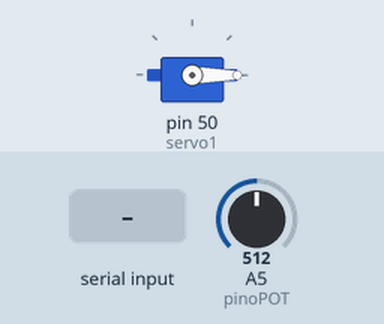
The sketch below on a simulated Arduino Mega 2560, built with avr-gcc and run on an emulated ATmega2560. Parts: servo. The inputs (shaded band) are chosen by the test bench; at power-on: A5 (pinoPOT) = 512. What the sketch prints to the serial monitor is not drawn.

Above: at 1.2 s.
1.3 s: "90,45\n" received over Serial
At 1.7 s:
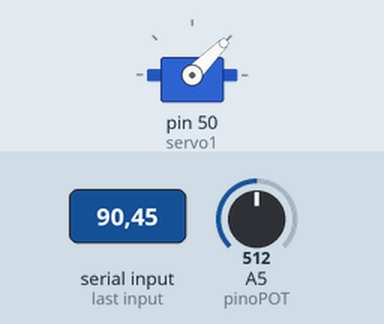
3.8 s: "30,150\n" received over Serial
At 4.6 s:
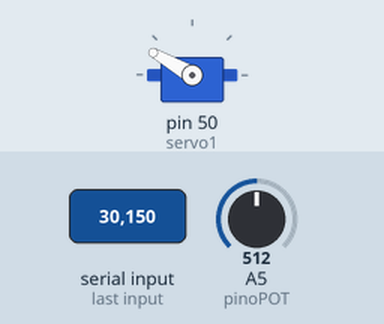
6.3 s: "200\n" received over Serial
At 6.6 s:
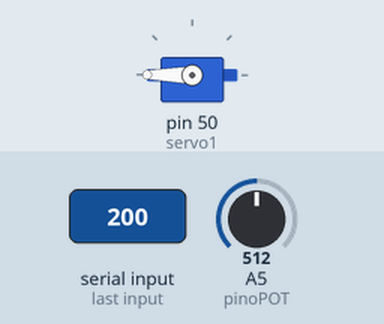
8.8 s: "5\n" received over Serial
At 10.4 s:
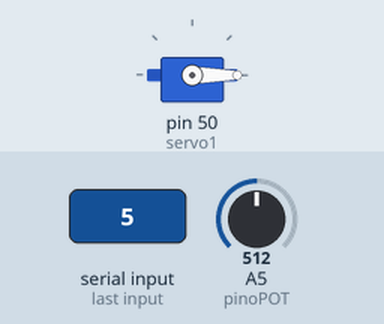
Timing chart, 0 to 11.3 s (numbered marks = the images above; inputs shaded):
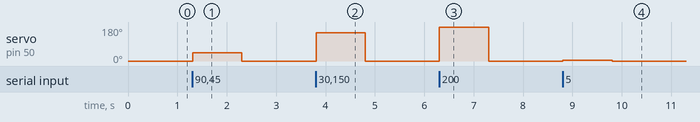

Measured:
- after the input at 1.3 s, servo on pin 50 (servo1): 0° → 45° at once, → 0° 1.0 s later
- after the input at 3.8 s, servo on pin 50 (servo1): 0° → 150° at once, → 0° 1.0 s later
- after the input at 6.3 s, servo on pin 50 (servo1): 0° → 180° at once, → 0° 1.0 s later
- after the input at 8.8 s, servo on pin 50 (servo1): 0° → 5° at once, → 0° 1.0 s later

The sketch:

codigo_arduino.ino
```cpp
#include <Servo.h>

const int pinoPOT = A5;

Servo servo1;

int ang;

float angulo = 0;

void setup() {
  Serial.begin(9600);

  pinMode(pinoPOT, INPUT);

  servo1.attach(50);
  ang = 0;

  servo1.write(ang);

}

void loop() {
  int potencio = 0;
  angulo = map(analogRead(pinoPOT), 0, 1023, 0, 300);
  //Serial.println(angulo);

  if(Serial.available()){
    int teste = Serial.parseInt();
    //String teste2 = Serial.readStringUntil("\n");

    Serial.write((char)teste);
    //Serial.print(teste + "\n");

    ang = map(teste, 0, 179, 0, 180);
    servo1.write(ang);

  }
  potencio = map(analogRead(pinoPOT), 0, 1023, 0, 255);
  //Serial.println(potencio);
  //delay(1000);
}


/*

#include <Servo.h>

#define pinoPOT A5

Servo servo1;

int ang;

void setup() {
  Serial.begin(9600);

  servo1.attach(50);
  ang = 0;

  servo1.write(ang);

}

void loop() {
  ang = map(analogRead(pinoPOT), 0, 1023, 0, 180);
  servo1.write(ang);
  delay(100);

}


*/
```
